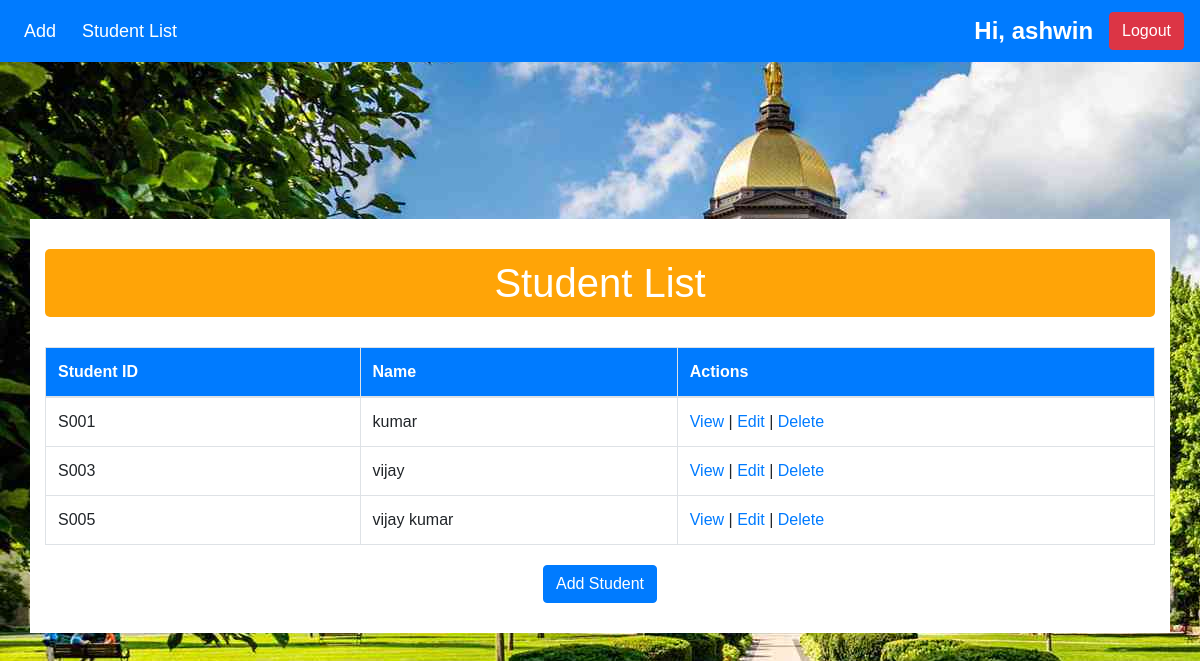
The app's page /view/ (signed in) with its own data.
### students/models.py (models this page shows, shortened)
class Student(models.Model):
    student_id = models.CharField(max_length=4, unique=True, verbose_name='Student ID')
    name = models.CharField(max_length=100)
    address = models.TextField()
    age = models.IntegerField()
    date_of_birth = models.DateField()
    email = models.EmailField()
    class Meta:
        app_label = 'students'

### students/views.py (the view)
# urls.py: path('view/', views.student_list, name='student_list'),
def student_list(request):
    students = Student.objects.all()
    return render(request, 'students/student_list.html', {'students': students})

### students/templates/students/student_list.html (shortened to what this page needs)
{% load static %}
<!DOCTYPE html>
<html lang="en">
  <head>
    <link
      rel="stylesheet"
      href="https://stackpath.bootstrapcdn.com/bootstrap/4.5.2/css/bootstrap.min.css"
    />
    <link
      rel="stylesheet"
      type="text/css"
      href="{% static 'css/styles.css' %}"
    />
  </head>
  <body style="background-image: url('{% static 'bg1.jpg' %}')">
    {% include 'students/navbar.html' %}
    <div class="container mt-3" style="background-color: white; " >
      <h1 align="center"  class="center-title display-5" style="margin-top:30px; " >
        Student List
      </h1>
      <table class="table table-bordered" style="background-color: white">
        <thead>
          <tr>
            <th>Student ID</th>
            <th>Name</th>
            <th>Actions</th>
          </tr>
        </thead>
        <tbody>
          {% for student in students %}
          <tr>
            <td>{{ student.student_id }}</td>
            <td>{{ student.name }}</td>
            <td>
              <a href="{% url 'student_detail' student.id %}">View</a> |
              <a href="{% url 'student_edit' student.id %}">Edit</a> |
              <a href="{% url 'student_delete' student.id %}">Delete</a>
            </td>
          </tr>
          {% endfor %}
        </tbody>
      </table>
      <div class="add-button" style="text-align: center; margin-bottom: 30px">
        <button class="btn btn-primary">
          <a href="{% url 'student_create' %}" style="color: white"
            >Add Student</a
          >
        </button>
      </div>
    </div>
    <br />
  </body>
</html>

### students/templates/students/navbar.html (shortened to what this page needs)
{% load static %}
<!DOCTYPE html>
<html lang="en">
  <head>
    <link
      rel="stylesheet"
      href="https://stackpath.bootstrapcdn.com/bootstrap/4.5.2/css/bootstrap.min.css"
    />
    <link
      rel="stylesheet"
      type="text/css"
      href="{% static 'css/styles.css' %}"
    />
  </head>
  <body style="background-image: url('{% static 'bg1.jpg' %}')">
    <nav class="navbar navbar-expand-lg navbar-light bg-primary">
      <div class="collapse navbar-collapse" id="navbarSupportedContent">
        <ul class="navbar-nav mr-auto">
          <li class="nav-item">
            <a
              class="nav-link"
              style="color: white"
              href="{% url 'student_create' %}"
              >Add</a
            >
          </li>
          <li class="nav-item">
            <a
              class="nav-link"
              style="color: white"
              href="{% url 'student_list' %}"
              >Student List</a
            >
          </li>
        </ul>
        <form
          class="form-inline my-2 my-lg-0"
          action="{% url 'user_logout' %}"
          method="post"
        >
          <a class="navbar-brand" style="color: white" href="#"
            >Hi, {{ user.username }}</a
          >
          <button class="btn btn-danger my-2 my-sm-0" type="submit">
            Logout
          </button>
        </form>
      </div>
    </nav>
  </body>
</html>

### students/static/css/styles.css (style rules this page uses)
.center-title { text-align: center; color: #fff; margin-bottom: 30px; background-color:#FFA407; padding: 10px; border-radius: 5px; }
body { font-family: Arial, sans-serif; background-color: #f8f9fa; padding: 20px; }
h1 { color: #343a40; }
table { width: 100%; border-collapse: collapse; margin-top: 20px; }
th, td { padding: 10px; text-align: left; border-bottom: 1px solid #dee2e6; }
th { background-color: #007bff; color: #fff; }
.add-button { margin-top: 20px; }
.navbar-brand { font-size: 24px; font-weight: bold; }
.navbar-nav .nav-item { margin-right: 10px; }
.navbar-nav .nav-link { font-size: 18px; color: #333; }

### students/templates/students/student_list.html (style rules this page uses)
body { font-family: Arial, sans-serif; background-color: #f5f5f5; margin: 0; padding: 0; display: flex; justify-content: center; align-items: center; height: 100vh; }
h1 { text-align: center; }
form { display: flex; flex-direction: column; }
input[type="text"], input[type="password"], button { padding: 10px; margin-bottom: 10px; border-radius: 5px; border: 1px solid #ccc; font-size: 16px; }
button { background-color: #007bff; color: #fff; border: none; cursor: pointer; transition: background-color 0.3s; }

### students/templates/students/navbar.html (style rules this page uses)
.navbar { position: fixed; top: 0; left: 0; width: 100%; z-index: 1000; }
body { padding-top: 56px; }

### records on screen
Student: student_id "S001", name "kumar"
Student: student_id "S003", name "vijay"
Student: student_id "S005", name "vijay kumar"

### other values on screen
{{ user.username }} "ashwin"
